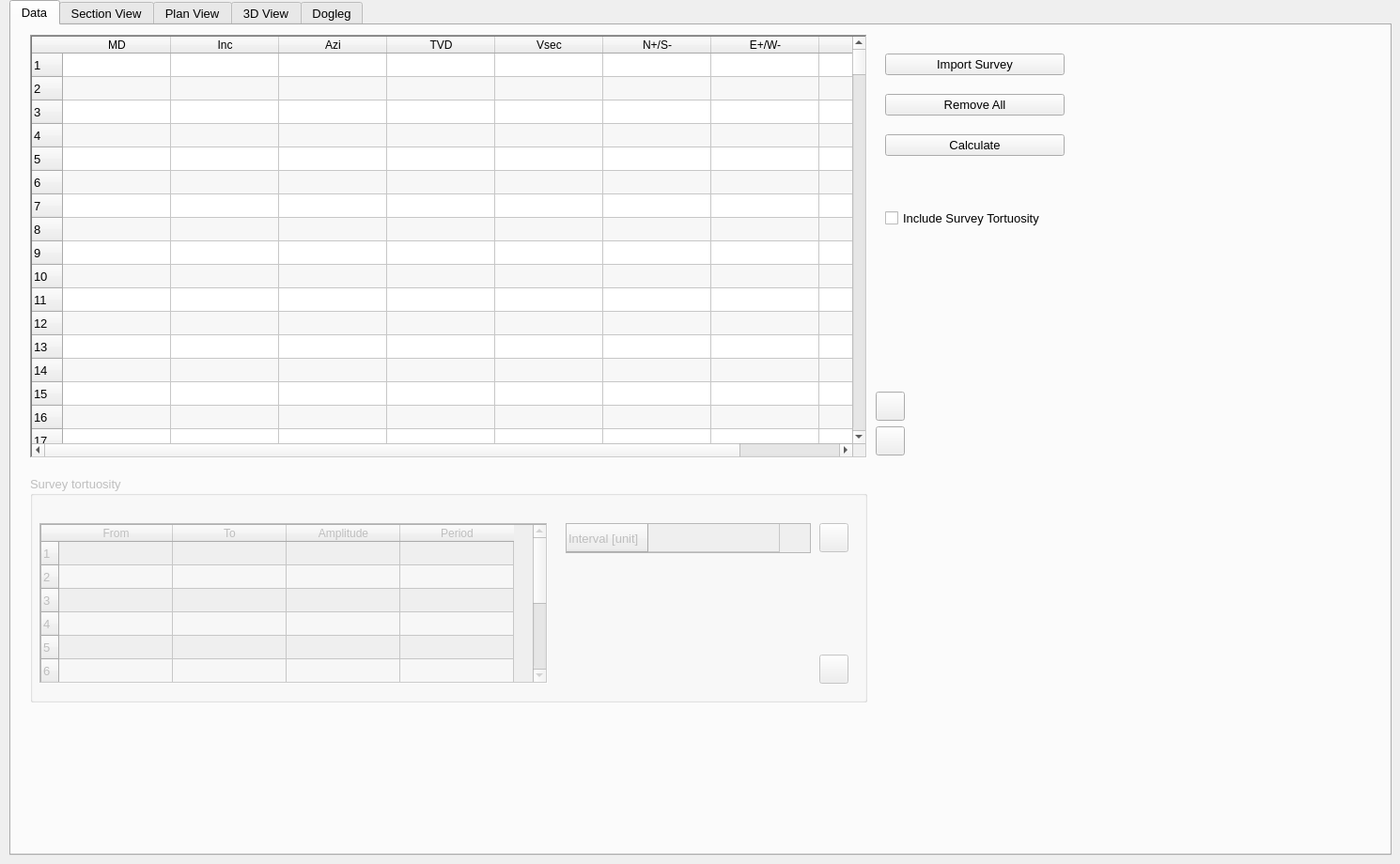
    <widget class="QWidget" name="tab_3">
     <attribute name="title">
      <string>Survey</string>
     </attribute>
     <widget class="QTabWidget" name="tabWidget">
      <property name="enabled">
       <bool>true</bool>
      </property>
      <property name="geometry">
       <rect>
        <x>10</x>
        <y>0</y>
        <width>1471</width>
        <height>911</height>
       </rect>
      </property>
      <property name="font">
       <font>
        <pointsize>10</pointsize>
        <weight>50</weight>
        <bold>false</bold>
       </font>
      </property>
      <property name="tabPosition">
       <enum>QTabWidget::North</enum>
      </property>
      <property name="currentIndex">
       <number>0</number>
      </property>
      <property name="elideMode">
       <enum>Qt::ElideNone</enum>
      </property>
      <property name="usesScrollButtons">
       <bool>true</bool>
      </property>
      <property name="documentMode">
       <bool>false</bool>
      </property>
      <property name="tabsClosable">
       <bool>false</bool>
      </property>
      <property name="movable">
       <bool>false</bool>
      </property>
      <property name="tabBarAutoHide" stdset="0">
       <bool>false</bool>
      </property>
      <widget class="QWidget" name="tab_5">
       <attribute name="title">
        <string>Data</string>
       </attribute>
       <widget class="QWidget" name="verticalLayoutWidget">
        <property name="geometry">
         <rect>
          <x>930</x>
          <y>10</y>
          <width>191</width>
          <height>151</height>
         </rect>
        </property>
        <layout class="QVBoxLayout" name="verticalLayout">
         <property name="spacing">
          <number>0</number>
         </property>
         <item>
          <widget class="QPushButton" name="s2Import_pushButton">
           <property name="text">
            <string>Import Survey</string>
           </property>
          </widget>
         </item>
         <item>
          <widget class="QPushButton" name="s2Remove_pushButton">
           <property name="text">
            <string>Remove All</string>
           </property>
          </widget>
         </item>
         <item>
          <widget class="QPushButton" name="s2Calculate_pushButton">
           <property name="text">
            <string>Calculate</string>
           </property>
          </widget>
         </item>
        </layout>
       </widget>
       <widget class="QPushButton" name="s2Up_pushButton">
        <property name="geometry">
         <rect>
          <x>920</x>
          <y>390</y>
          <width>31</width>
          <height>31</height>
         </rect>
        </property>
        <property name="icon">
         <iconset>
          <normaloff>iconos/arrow-up-double.png</normaloff>iconos/arrow-up-double.png</iconset>
        </property>
       </widget>
       <widget class="QPushButton" name="s2Down_pushButton">
        <property name="geometry">
         <rect>
          <x>920</x>
          <y>427</y>
          <width>31</width>
          <height>31</height>
         </rect>
        </property>
        <property name="icon">
         <iconset>
          <normaloff>iconos/arrow-down-double.png</normaloff>iconos/arrow-down-double.png</iconset>
        </property>
       </widget>
       <widget class="QGroupBox" name="s2SurveyTortuosity_groupBox">
        <property name="enabled">
         <bool>false</bool>
        </property>
        <property name="geometry">
         <rect>
          <x>20</x>
          <y>480</y>
          <width>891</width>
          <height>241</height>
         </rect>
        </property>
        <property name="title">
         <string>Survey tortuosity</string>
        </property>
        <widget class="QPushButton" name="s2TortuosityUpdate_pushButton">
         <property name="geometry">
          <rect>
           <x>840</x>
           <y>50</y>
           <width>31</width>
           <height>31</height>
          </rect>
         </property>
         <property name="icon">
          <iconset>
           <normaloff>iconos/edit-redo.png</normaloff>iconos/edit-redo.png</iconset>
         </property>
        </widget>
        <widget class="QPushButton" name="s2TortuosityInfo_pushButton">
         <property name="geometry">
          <rect>
           <x>840</x>
           <y>190</y>
           <width>31</width>
           <height>31</height>
          </rect>
         </property>
         <property name="icon">
          <iconset>
           <normaloff>iconos/documentinfo.png</normaloff>iconos/documentinfo.png</iconset>
         </property>
        </widget>
        <widget class="QTableWidget" name="s2SurveyTortuosity_tableWidget">
         <property name="geometry">
          <rect>
           <x>10</x>
           <y>50</y>
           <width>541</width>
           <height>171</height>
          </rect>
         </property>
         <property name="styleSheet">
          <string notr="true"/>
         </property>
         <property name="frameShape">
          <enum>QFrame::WinPanel</enum>
         </property>
         <property name="alternatingRowColors">
          <bool>true</bool>
         </property>
         <property name="rowCount">
          <number>10</number>
         </property>
         <attribute name="horizontalHeaderDefaultSectionSize">
          <number>121</number>
         </attribute>
         <attribute name="verticalHeaderDefaultSectionSize">
          <number>25</number>
         </attribute>
         <attribute name="verticalHeaderMinimumSectionSize">
          <number>25</number>
         </attribute>
         <row/>
         <row/>
         <row/>
         <row/>
         <row/>
         <row/>
         <row/>
         <row/>
         <row/>
         <row/>
         <column>
          <property name="text">
           <string>From</string>
          </property>
         </column>
         <column>
          <property name="text">
           <string>To</string>
          </property>
         </column>
         <column>
          <property name="text">
           <string>Amplitude</string>
          </property>
         </column>
         <column>
          <property name="text">
           <string>Period</string>
          </property>
         </column>
        </widget>
        <widget class="QTableWidget" name="s2TortuosityInterval_tableWidget">
         <property name="geometry">
          <rect>
           <x>570</x>
           <y>50</y>
           <width>261</width>
           <height>32</height>
          </rect>
         </property>
         <property name="font">
          <font>
           <pointsize>10</pointsize>
          </font>
         </property>
         <property name="autoFillBackground">
          <bool>false</bool>
         </property>
         <property name="frameShadow">
          <enum>QFrame::Sunken</enum>
         </property>
         <property name="sortingEnabled">
          <bool>false</bool>
         </property>
         <property name="columnCount">
          <number>1</number>
         </property>
         <attribute name="horizontalHeaderVisible">
          <bool>false</bool>
         </attribute>
         <attribute name="horizontalHeaderCascadingSectionResizes">
          <bool>false</bool>
         </attribute>
         <attribute name="horizontalHeaderDefaultSectionSize">
          <number>140</number>
         </attribute>
         <attribute name="horizontalHeaderHighlightSections">
          <bool>true</bool>
         </attribute>
         <attribute name="horizontalHeaderShowSortIndicator" stdset="0">
          <bool>false</bool>
         </attribute>
         <attribute name="horizontalHeaderStretchLastSection">
          <bool>false</bool>
         </attribute>
         <attribute name="verticalHeaderDefaultSectionSize">
          <number>30</number>
         </attribute>
         <attribute name="verticalHeaderMinimumSectionSize">
          <number>28</number>
         </attribute>
         <attribute name="verticalHeaderShowSortIndicator" stdset="0">
          <bool>false</bool>
         </attribute>
         <row>
          <property name="text">
           <string>Interval [unit]</string>
          </property>
         </row>
         <column/>
        </widget>
       </widget>
       <widget class="QTableWidget" name="s2DataSurvey_tableWidget">
        <property name="geometry">
         <rect>
          <x>20</x>
          <y>10</y>
          <width>891</width>
          <height>451</height>
         </rect>
        </property>
        <property name="contextMenuPolicy">
         <enum>Qt::DefaultContextMenu</enum>
        </property>
        <property name="layoutDirection">
         <enum>Qt::LeftToRight</enum>
        </property>
        <property name="styleSheet">
         <string notr="true"/>
        </property>
        <property name="frameShape">
         <enum>QFrame::WinPanel</enum>
        </property>
        <property name="frameShadow">
         <enum>QFrame::Sunken</enum>
        </property>
        <property name="midLineWidth">
         <number>1</number>
        </property>
        <property name="horizontalScrollBarPolicy">
         <enum>Qt::ScrollBarAsNeeded</enum>
        </property>
        <property name="autoScrollMargin">
         <number>16</number>
        </property>
        <property name="alternatingRowColors">
         <bool>true</bool>
        </property>
        <property name="gridStyle">
         <enum>Qt::SolidLine</enum>
        </property>
        <property name="sortingEnabled">
         <bool>false</bool>
        </property>
        <property name="wordWrap">
         <bool>true</bool>
        </property>
        <property name="cornerButtonEnabled">
         <bool>true</bool>
        </property>
        <property name="rowCount">
         <number>1000</number>
        </property>
        <property name="columnCount">
         <number>8</number>
        </property>
        <attribute name="horizontalHeaderCascadingSectionResizes">
         <bool>false</bool>
        </attribute>
        <attribute name="horizontalHeaderDefaultSectionSize">
         <number>115</number>
        </attribute>
        <attribute name="horizontalHeaderHighlightSections">
         <bool>true</bool>
        </attribute>
        <attribute name="horizontalHeaderMinimumSectionSize">
         <number>100</number>
        </attribute>
        <attribute name="horizontalHeaderShowSortIndicator" stdset="0">
         <bool>false</bool>
        </attribute>
        <attribute name="horizontalHeaderStretchLastSection">
         <bool>false</bool>
        </attribute>
        <attribute name="verticalHeaderCascadingSectionResizes">
         <bool>false</bool>
        </attribute>
        <attribute name="verticalHeaderDefaultSectionSize">
         <number>25</number>
        </attribute>
        <attribute name="verticalHeaderMinimumSectionSize">
         <number>25</number>
        </attribute>
        <attribute name="verticalHeaderShowSortIndicator" stdset="0">
         <bool>false</bool>
        </attribute>
        <attribute name="verticalHeaderStretchLastSection">
         <bool>false</bool>
        </attribute>
        <row/>
        <row/>
        <row/>
        <row/>
        <row/>
        <row/>
        <row/>
        <row/>
        <row/>
        <row/>
        <row/>
        <row/>
        <row/>
        <row/>
        <row/>
        <row/>
        <row/>
        <row/>
        <row/>
        <row/>
        <row/>
        <row/>
        <row/>
        <row/>
        <row/>
        <row/>
        <row/>
        <row/>
        <row/>
        <row/>
        <row/>
        <row/>
        <row/>
        <row/>
        <row/>
        <row/>
        <row/>
        <row/>
        <row/>
        <row/>
        <row/>
        <row/>
        <row/>
        <row/>
        <row/>
        <row/>
        <row/>
        <row/>
        <row/>
        <row/>
        <row/>
        <row/>
        <row/>
        <row/>
        <row/>
        <row/>
        <row/>
        <row/>
        <row/>
        <row/>
        <row/>
        <row/>
        <row/>
        <row/>
        <row/>
        <row/>
        <row/>
        <row/>
        <row/>
        <row/>
        <row/>
        <row/>
        <row/>
        <row/>
        <row/>
        <row/>
        <row/>
        <row/>
        <row/>
        <row/>
        <row/>
        <row/>
        <row/>
        <row/>
        <row/>
        <row/>
        <row/>
        <row/>
        <row/>
        <row/>
        <row/>
        <row/>
        <row/>
        <row/>
        <row/>
        <row/>
        <row/>
        <row/>
        <row/>
        <row/>
        <row/>
        <row/>
        <row/>
        <row/>
        <row/>
        <row/>
        <row/>
        <row/>
        <row/>
        <row/>
        <row/>
        <row/>
        <row/>
        <row/>
        <row/>
        <row/>
        <row/>
        <row/>
        <row/>
        <row/>
        <row/>
        <row/>
        <row/>
        <row/>
        <row/>
        <row/>
        <row/>
        <row/>
        <row/>
        <row/>
        <row/>
        <row/>
        <row/>
        <row/>
        <row/>
        <row/>
        <row/>
        <row/>
        <row/>
        <row/>
        <row/>
        <row/>
        <row/>
        <row/>
        <row/>
        <row/>
        <row/>
        <row/>
        <row/>
        <row/>
        <row/>
        <row/>
        <row/>
        <row/>
        <row/>
        <row/>
        <row/>
        <row/>
        <row/>
        <row/>
        <row/>
        <row/>
        <row/>
        <row/>
        <row/>
        <row/>
        <row/>
        <row/>
        <row/>
        <row/>
        <row/>
        <row/>
        <row/>
        <row/>
        <row/>
        <row/>
        <row/>
        <row/>
        <row/>
        <row/>
        <row/>
        <row/>
        <row/>
        <row/>
        <row/>
        <row/>
        <row/>
        <row/>
        <row/>
        <row/>
        <row/>
        <row/>
        <row/>
        <row/>
        <row/>
        <row/>
        <row/>
        <row/>
        <row/>
        <row/>
        <row/>
        <row/>
        <row/>
        <row/>
        <row/>
        <row/>
        <row/>
        <row/>
        <row/>
        <row/>
        <row/>
        <row/>
        <row/>
        <row/>
        <row/>
        <row/>
        <row/>
        <row/>
        <row/>
        <row/>
        <row/>
        <row/>
        <row/>
        <row/>
        <row/>
        <row/>
        <row/>
        <row/>
        <row/>
        <row/>
        <row/>
        <row/>
        <row/>
        <row/>
        <row/>
        <row/>
        <row/>
        <row/>
        <row/>
        <row/>
        <row/>
        <row/>
        <row/>
        <row/>
        <row/>
        <row/>
        <row/>
        <row/>
        <row/>
        <row/>
        <row/>
        <row/>
        <row/>
        <row/>
        <row/>
        <row/>
        <row/>
        <row/>
        <row/>
        <row/>
        <row/>
        <row/>
        <row/>
        <row/>
        <row/>
        <row/>
        <row/>
        <row/>
        <row/>
        <row/>
        <row/>
        <row/>
        <row/>
        <row/>
        <row/>
        <row/>
        <row/>
        <row/>
        <row/>
        <row/>
        <row/>
        <row/>
        <row/>
        <row/>
        <row/>
        <row/>
        <row/>
        <row/>
        <row/>
        <row/>
        <row/>
        <row/>
        <row/>
        <row/>
        <row/>
        <row/>
        <row/>
        <row/>
        <row/>
        <row/>
        <row/>
        <row/>
        <row/>
        <row/>
        <row/>
        <row/>
        <row/>
        <row/>
        <row/>
        <row/>
        <row/>
        <row/>
        <row/>
        <row/>
        <row/>
        <row/>
        <row/>
        <row/>
        <row/>
        <row/>
        <row/>
        <row/>
        <row/>
        <row/>
        <row/>
        <row/>
        <row/>
        <row/>
        <row/>
        <row/>
        <row/>
        <row/>
        <row/>
        <row/>
        <row/>
        <row/>
        <row/>
        <row/>
        <row/>
        <row/>
        <row/>
        <row/>
        <row/>
        <row/>
        <row/>
        <row/>
        <row/>
        <row/>
        <row/>
        <row/>
        <row/>
        <row/>
        <row/>
        <row/>
        <row/>
        <row/>
        <row/>
        <row/>
        <row/>
        <row/>
        <row/>
        <row/>
        <row/>
        <row/>
        <row/>
        <row/>
        <row/>
        <row/>
        <row/>
        <row/>
        <row/>
        <row/>
        <row/>
        <row/>
        <row/>
        <row/>
        <row/>
        <row/>
        <row/>
        <row/>
        <row/>
        <row/>
        <row/>
        <row/>
        <row/>
        <row/>
        <row/>
        <row/>
        <row/>
        <row/>
        <row/>
        <row/>
        <row/>
        <row/>
        <row/>
        <row/>
        <row/>
        <row/>
        <row/>
        <row/>
        <row/>
        <row/>
        <row/>
        <row/>
        <row/>
        <row/>
        <row/>
        <row/>
        <row/>
        <row/>
        <row/>
        <row/>
        <row/>
        <row/>
        <row/>
        <row/>
        <row/>
        <row/>
        <row/>
        <row/>
        <row/>
        <row/>
        <row/>
        <row/>
        <row/>
        <row/>
        <row/>
        <row/>
        <row/>
        <row/>
        <row/>
        <row/>
        <row/>
        <row/>
        <row/>
        <row/>
        <row/>
        <row/>
        <row/>
        <row/>
        <row/>
        <row/>
        <row/>
        <row/>
        <row/>
        <row/>
        <row/>
        <row/>
        <row/>
        <row/>
        <row/>
        <row/>
        <row/>
        <row/>
        <row/>
        <row/>
        <row/>
        <row/>
        <row/>
        <row/>
        <row/>
        <row/>
        <row/>
        <row/>
        <row/>
        <row/>
        <row/>
        <row/>
        <row/>
        <row/>
        <row/>
        <row/>
        <row/>
        <row/>
        <row/>
        <row/>
        <row/>
        <row/>
        <row/>
        <row/>
        <row/>
        <row/>
        <row/>
        <row/>
        <row/>
        <row/>
        <row/>
        <row/>
        <row/>
        <row/>
        <row/>
        <row/>
        <row/>
        <row/>
        <row/>
        <row/>
        <row/>
        <row/>
        <row/>
        <row/>
        <row/>
        <row/>
        <row/>
        <row/>
        <row/>
        <row/>
        <row/>
        <row/>
        <row/>
        <row/>
        <row/>
        <row/>
        <row/>
        <row/>
        <row/>
        <row/>
        <row/>
        <row/>
        <row/>
        <row/>
        <row/>
        <row/>
        <row/>
        <row/>
        <row/>
        <row/>
        <row/>
        <row/>
        <row/>
        <row/>
        <row/>
        <row/>
        <row/>
        <row/>
        <row/>
        <row/>
        <row/>
        <row/>
        <row/>
        <row/>
        <row/>
        <row/>
        <row/>
        <row/>
        <row/>
        <row/>
        <row/>
        <row/>
        <row/>
        <row/>
        <row/>
        <row/>
        <row/>
        <row/>
        <row/>
        <row/>
        <row/>
        <row/>
        <row/>
        <row/>
        <row/>
        <row/>
        <row/>
        <row/>
        <row/>
        <row/>
        <row/>
        <row/>
        <row/>
        <row/>
        <row/>
        <row/>
        <row/>
        <row/>
        <row/>
        <row/>
        <row/>
        <row/>
        <row/>
        <row/>
        <row/>
        <row/>
        <row/>
        <row/>
        <row/>
        <row/>
        <row/>
        <row/>
        <row/>
        <row/>
        <row/>
        <row/>
        <row/>
        <row/>
        <row/>
        <row/>
        <row/>
        <row/>
        <row/>
        <row/>
        <row/>
        <row/>
        <row/>
        <row/>
        <row/>
        <row/>
        <row/>
        <row/>
        <row/>
        <row/>
        <row/>
        <row/>
        <row/>
        <row/>
        <row/>
        <row/>
        <row/>
        <row/>
        <row/>
        <row/>
        <row/>
        <row/>
        <row/>
        <row/>
        <row/>
        <row/>
        <row/>
        <row/>
        <row/>
        <row/>
        <row/>
        <row/>
        <row/>
        <row/>
        <row/>
        <row/>
        <row/>
        <row/>
        <row/>
        <row/>
        <row/>
        <row/>
        <row/>
        <row/>
        <row/>
        <row/>
        <row/>
        <row/>
        <row/>
        <row/>
        <row/>
        <row/>
        <row/>
        <row/>
        <row/>
        <row/>
        <row/>
        <row/>
        <row/>
        <row/>
        <row/>
        <row/>
        <row/>
        <row/>
        <row/>
        <row/>
        <row/>
        <row/>
        <row/>
        <row/>
        <row/>
        <row/>
        <row/>
        <row/>
        <row/>
        <row/>
        <row/>
        <row/>
        <row/>
        <row/>
        <row/>
        <row/>
        <row/>
        <row/>
        <row/>
        <row/>
        <row/>
        <row/>
        <row/>
        <row/>
        <row/>
        <row/>
        <row/>
        <row/>
        <row/>
        <row/>
        <row/>
        <row/>
        <row/>
        <row/>
        <row/>
        <row/>
        <row/>
        <row/>
        <row/>
        <row/>
        <row/>
        <row/>
        <row/>
        <row/>
        <row/>
        <row/>
        <row/>
        <row/>
        <row/>
        <row/>
        <row/>
        <row/>
        <row/>
        <row/>
        <row/>
        <row/>
        <row/>
        <row/>
        <row/>
        <row/>
        <row/>
        <row/>
        <row/>
        <row/>
        <row/>
        <row/>
        <row/>
        <row/>
        <row/>
        <row/>
        <row/>
        <row/>
        <row/>
        <row/>
        <row/>
        <row/>
        <row/>
        <row/>
        <row/>
        <row/>
        <row/>
        <row/>
        <row/>
        <row/>
        <row/>
        <row/>
        <row/>
        <row/>
        <row/>
        <row/>
        <row/>
        <row/>
        <row/>
        <row/>
        <row/>
        <row/>
        <row/>
        <row/>
        <row/>
        <row/>
        <row/>
        <row/>
        <row/>
        <row/>
        <row/>
        <row/>
        <row/>
        <row/>
        <row/>
        <row/>
        <row/>
        <row/>
        <row/>
        <row/>
        <row/>
        <row/>
        <row/>
        <row/>
        <row/>
        <row/>
        <row/>
        <row/>
        <row/>
        <row/>
        <row/>
        <row/>
        <row/>
        <row/>
        <row/>
        <row/>
        <row/>
        <row/>
        <row/>
        <row/>
        <row/>
        <row/>
        <row/>
        <row/>
        <row/>
        <row/>
        <row/>
        <row/>
        <row/>
        <row/>
        <row/>
        <row/>
        <row/>
        <row/>
        <row/>
        <row/>
        <row/>
        <row/>
        <row/>
        <row/>
        <row/>
        <row/>
        <row/>
        <row/>
        <row/>
        <row/>
        <row/>
        <row/>
        <row/>
        <row/>
        <row/>
        <row/>
        <row/>
        <row/>
        <row/>
        <row/>
        <row/>
        <row/>
        <row/>
        <row/>
        <row/>
        <row/>
        <row/>
        <row/>
        <row/>
        <row/>
        <row/>
        <row/>
        <row/>
        <row/>
        <row/>
        <row/>
        <row/>
        <row/>
        <row/>
        <row/>
        <row/>
        <row/>
        <row/>
        <row/>
        <row/>
        <row/>
        <row/>
        <row/>
        <row/>
        <row/>
        <row/>
        <row/>
        <row/>
        <row/>
        <row/>
        <row/>
        <row/>
        <row/>
        <row/>
        <row/>
        <row/>
        <row/>
        <row/>
        <row/>
        <row/>
        <row/>
        <row/>
        <row/>
        <row/>
        <row/>
        <row/>
        <row/>
        <row/>
        <row/>
        <row/>
        <row/>
        <row/>
        <row/>
        <row/>
        <row/>
        <row/>
        <row/>
        <row/>
        <row/>
        <row/>
        <row/>
        <row/>
        <row/>
        <row/>
        <row/>
        <row/>
        <row/>
        <row/>
        <row/>
        <row/>
        <row/>
        <row/>
        <row/>
        <row/>
        <row/>
        <row/>
        <row/>
        <row/>
        <row/>
        <row/>
        <row/>
        <row/>
        <row/>
        <row/>
        <row/>
        <row/>
        <row/>
        <row/>
        <row/>
        <row/>
        <row/>
        <row/>
        <row/>
        <row/>
        <row/>
        <row/>
        <row/>
        <row/>
        <row/>
        <row/>
        <row/>
        <row/>
        <row/>
        <row/>
        <row/>
        <row/>
        <row/>
        <row/>
        <row/>
        <row/>
        <row/>
        <row/>
        <row/>
        <row/>
        <row/>
        <row/>
        <row/>
        <row/>
        <row/>
        <row/>
        <row/>
        <row/>
        <row/>
        <row/>
        <row/>
        <row/>
        <row/>
        <row/>
        <row/>
        <row/>
        <row/>
        <row/>
        <row/>
        <row/>
        <row/>
        <row/>
        <row/>
        <row/>
        <row/>
        <row/>
        <row/>
        <row/>
        <row/>
        <row/>
        <row/>
        <row/>
        <row/>
        <row/>
        <row/>
        <row/>
        <row/>
        <row/>
        <row/>
        <row/>
        <row/>
        <row/>
        <row/>
        <row/>
        <row/>
        <column>
         <property name="text">
          <string>MD</string>
         </property>
        </column>
        <column>
         <property name="text">
          <string>Inc</string>
         </property>
        </column>
        <column>
         <property name="text">
          <string>Azi</string>
         </property>
        </column>
        <column>
         <property name="text">
          <string>TVD</string>
         </property>
        </column>
        <column>
         <property name="text">
          <string>Vsec</string>
         </property>
        </column>
        <column>
         <property name="text">
          <string>N+/S-</string>
         </property>
        </column>
        <column>
         <property name="text">
          <string>E+/W-</string>
         </property>
        </column>
        <column>
         <property name="text">
          <string>Dogleg</string>
         </property>
        </column>
        <item row="0" column="0">
         <property name="text">
          <string/>
         </property>
        </item>
        <item row="0" column="3">
         <property name="text">
          <string/>
         </property>
         <property name="foreground">
          <brush brushstyle="NoBrush">
           <color alpha="255">
            <red>0</red>
            <green>0</green>
            <blue>0</blue>
           </color>
          </brush>
         </property>
        </item>
       </widget>
       <widget class="QCheckBox" name="s2SurveyTortuosity_checkBox">
        <property name="geometry">
         <rect>
          <x>930</x>
          <y>190</y>
          <width>221</width>
          <height>31</height>
         </rect>
        </property>
        <property name="text">
         <string>Include Survey Tortuosity</string>
        </property>
        <property name="checked">
         <bool>false</bool>
        </property>
       </widget>
      </widget>
      <widget class="QWidget" name="tab_6">
       <attribute name="title">
        <string>Section View</string>
       </attribute>
       <widget class="MatplotlibWidget" name="s2SectionView_graphicsView">
        <property name="geometry">
         <rect>
          <x>60</x>
          <y>60</y>
          <width>600</width>
          <height>500</height>
         </rect>
        </property>
       </widget>
      </widget>
      <widget class="QWidget" name="tab_7">
       <attribute name="title">
        <string>Plan View</string>
       </attribute>
       <widget class="MatplotlibWidget" name="s2PlanView_graphicsView">
        <property name="geometry">
         <rect>
          <x>60</x>
          <y>60</y>
          <width>600</width>
          <height>500</height>
         </rect>
        </property>
       </widget>
      </widget>
      <widget class="QWidget" name="tab_8">
       <attribute name="title">
        <string>3D View</string>
       </attribute>
       <widget class="Matplotlib3DWidget" name="s2TriDView_graphicsView">
        <property name="geometry">
         <rect>
          <x>60</x>
          <y>20</y>
          <width>791</width>
          <height>711</height>
         </rect>
        </property>
       </widget>
      </widget>
      <widget class="QWidget" name="tab_9">
       <attribute name="title">
        <string>Dogleg</string>
       </attribute>
       <widget class="MatplotlibWidget" name="s2Dogleg_graphicsView">
        <property name="geometry">
         <rect>
          <x>60</x>
          <y>60</y>
          <width>600</width>
          <height>500</height>
         </rect>
        </property>
       </widget>
      </widget>
     </widget>
    </widget>
